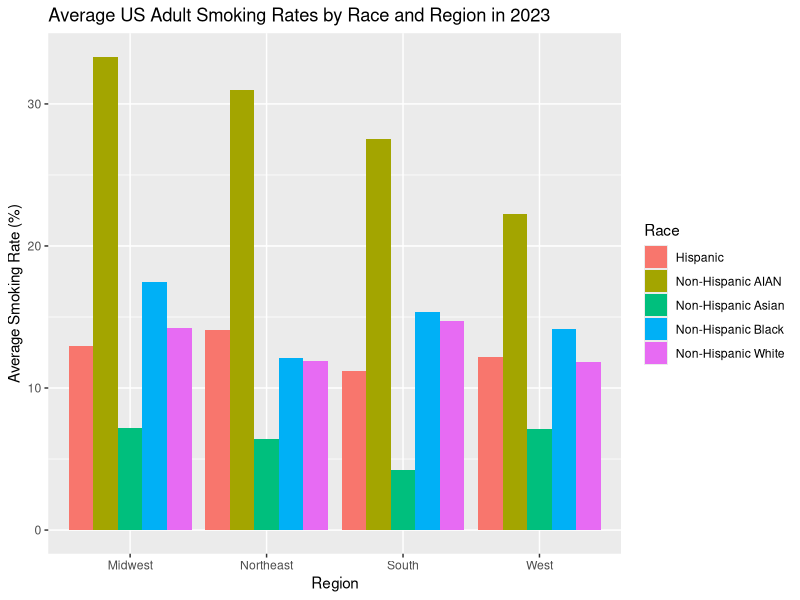
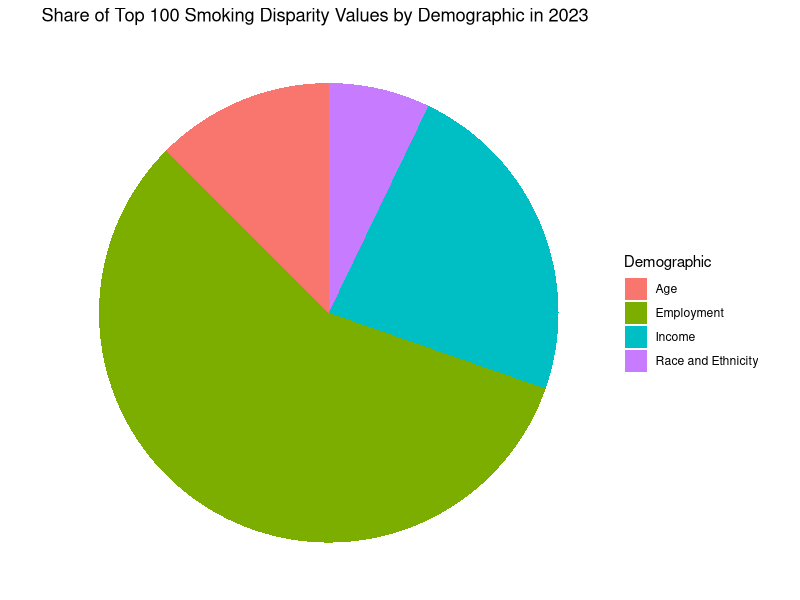
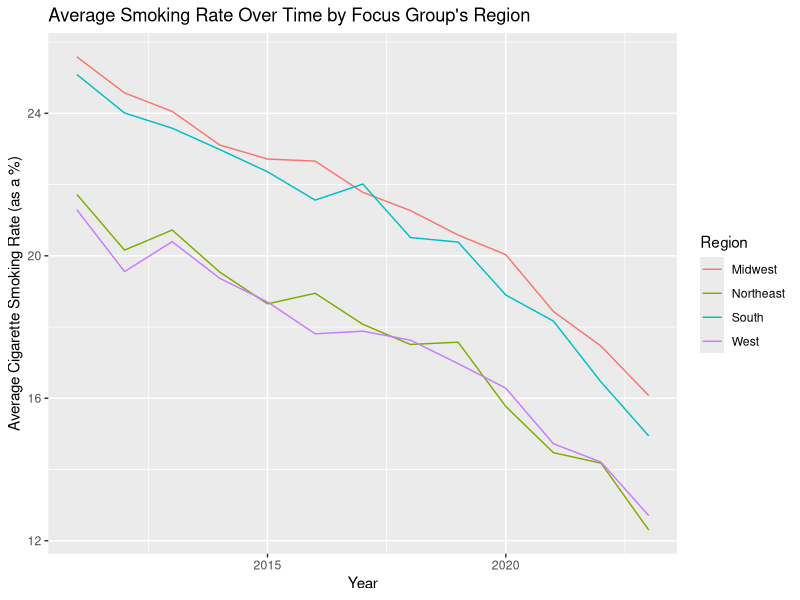

R code for these plots, in order:
## ---- chunk 1
knitr::opts_chunk$set(echo = TRUE)
library(tidyverse)

## ---- chunk 2

age <- read_csv("data/Age-Related_Disparities_in_Cigarette_Smoking_Among_Adults_20251101.csv")

employment <- read_csv("data/Employment-Related_Disparities_in_Cigarette_Smoking_Among_Adults_20251101.csv")

income <- read_csv("data/Income-Related_Disparities_in_Cigarette_Smoking_Among_Adults_20251101.csv")

m_health <- read_csv("data/Mental_Health-Related_Disparities_in_Cigarette_Smoking_Among_Adults_20251101.csv")

race <- read_csv("data/Race_and_Ethnic_Disparities_in_Cigarette_Smoking_Among_Adults_20251101.csv")

## ---- chunk 3
# Merging all tables into one. This only requires bind_rows since all variable names are the same across all five tables.

tobacco_chr <- bind_rows(age, employment, income, m_health, race)
## ---- chunk 4
# Converting quantitative variables to numeric datatypes

tobacco <- tobacco_chr |>
  mutate(across(c(`Cigarette Use Prevalence % (Focus group)`,
                   `Cigarette Use Prevalence % (Reference group)`,
                   `Disparity Value`),
                as.numeric))
## ---- chunk 5
n_distinct(tobacco$`Tobacco Use`)

# The "tobacco use" column is useless since it only says "Cigarette Use Among Adults". Therefore let's get rid of it.
tobacco <- tobacco |>
  select(-`Tobacco Use`)
## ---- chunk 6
tobacco <- tobacco |>
  group_by(`Year`,
           `State`,
           `Demographic`,
           `Comparing (Focus group)`,
           `Cigarette Use Prevalence % (Focus group)`)|>
  mutate(`Mean Disparity Value (Focus Group)` = mean(`Disparity Value`))

# Creating a new column which assigns each state to a designated region based on the Census Regions and Divisions of the United States.

tobacco_region <- tobacco |>
  mutate(
    region = case_when(
      State %in% c(
        "Maine","New Hampshire","Vermont","Massachusetts","Rhode Island","Connecticut",
        "New York","New Jersey","Pennsylvania"
      ) ~ "Northeast",
      
      State %in% c(
        "Ohio","Indiana","Illinois","Michigan","Wisconsin",
        "Minnesota","Iowa","Missouri","North Dakota","South Dakota","Nebraska","Kansas"
      ) ~ "Midwest",
      
      State %in% c(
        "Delaware","Maryland","District of Columbia","Virginia","West Virginia",
        "North Carolina","South Carolina","Georgia","Florida",
        "Kentucky","Tennessee","Mississippi","Alabama",
        "Oklahoma","Texas","Arkansas","Louisiana"
      ) ~ "South",
      
      State %in% c(
        "Idaho","Montana","Wyoming","Nevada","Utah","Colorado","Arizona","New Mexico",
        "Alaska","Washington","Oregon","California","Hawaii"
      ) ~ "West",))

tobacco_region

#To check for NA values.
tobacco_region |>
  filter(is.na(region))
## ---- chunk 7

tobacco_region |>
  filter(Year == 2022, Demographic == "Race and Ethnicity") |>
 
  group_by(Race = `Comparing (Focus group)`, region) |>
  summarize(race_mean = mean(`Cigarette Use Prevalence % (Focus group)`, na.rm = TRUE)) |>
 
  ggplot(aes(x = region, y = race_mean, fill = Race)) + geom_col(position = "dodge") +
  labs(title = "Average US Adult Smoking Rates by Race and Region in 2023",
       x = "Region", y = "Average Smoking Rate (%)", fill = "Race")

## ---- chunk 8

tobacco_region |>
  ungroup() |>
  filter(Year == 2023) |>
  select(`Demographic`,
         `region`,
         `Comparing (Focus group)`,
         `To (Reference group)`,
         `Disparity Value`) |>
  drop_na() |>
  slice_max(`Disparity Value`, n = 100) |>
  
  ggplot(aes(x = "", fill = Demographic)) +
  geom_bar(width = 1) +
  coord_polar(theta = "y") +
  labs(title = "Share of Top 100 Smoking Disparity Values by Demographic in 2023",
       x = NULL, y = NULL,
       fill = "Demographic") +
       theme_void()

## ---- chunk 9
tobacco_region |> group_by(`Year`, region) |> 
  summarize(avg = mean(`Cigarette Use Prevalence % (Focus group)`, na.rm = T)) |>
  
  ggplot() + geom_line(aes(x = `Year`, 
                           y = avg, color = region)) +
    labs(title = "Average Smoking Rate Over Time by Focus Group's Region",
         y = "Average Cigarette Smoking Rate (as a %)",
         color = "Region")
